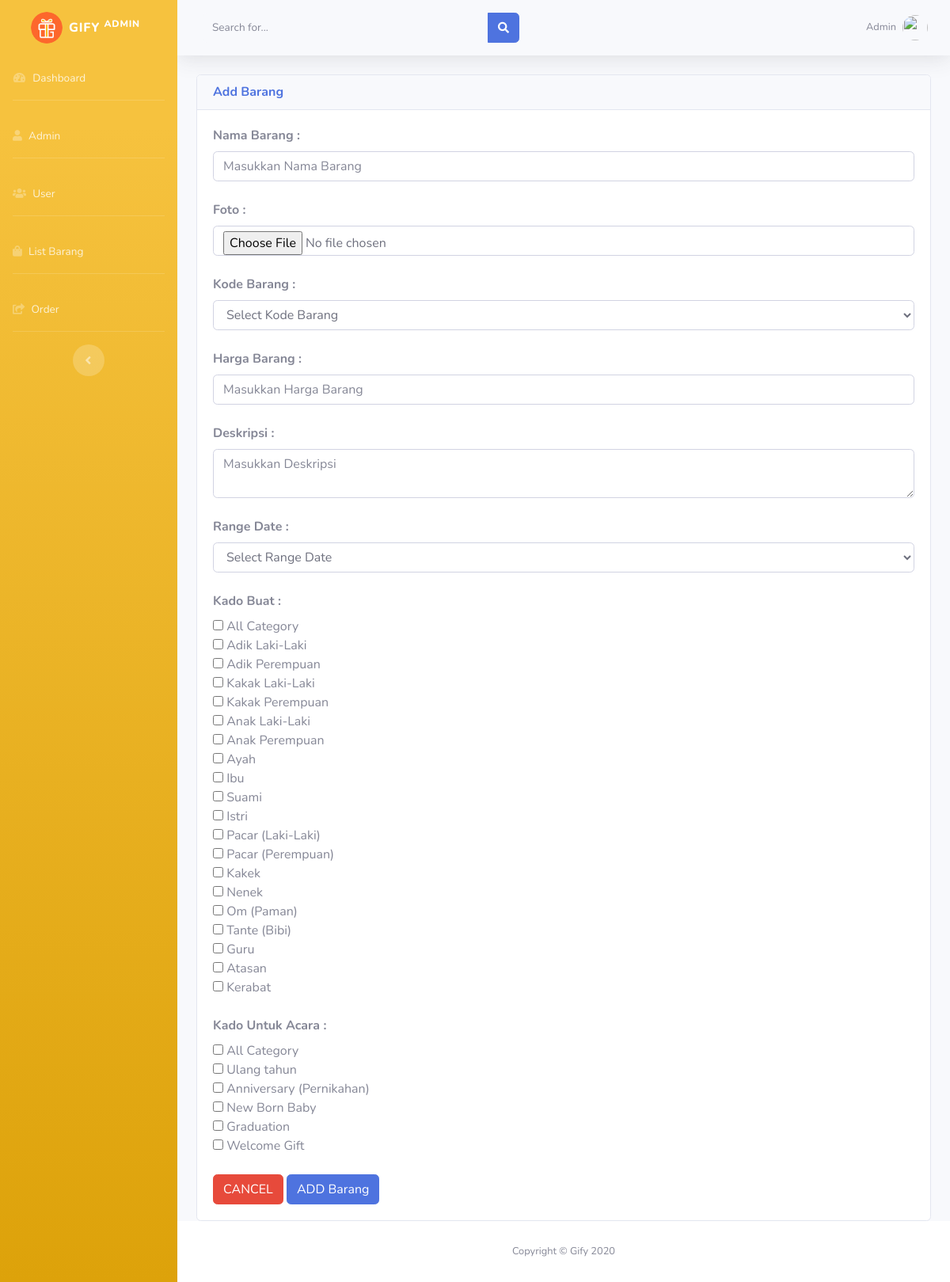
The app's page /add_list.php (signed in) with its own data.
### tables this page shows
CREATE TABLE `tbl_kado_buat` (
  `id` int(11) NOT NULL,
  `sub_category` varchar(200) NOT NULL
);

CREATE TABLE `tbl_kado_untuk_acara` (
  `id` int(11) NOT NULL,
  `untuk_acara` varchar(100) NOT NULL
);

### add_list.php (the view, shortened to what this page needs)
<?php
include('includes/header.php');
include('includes/navbar.php');
?>
<div class="container-fluid">
          <section class="content">
              <div class="row">
                <div class="col-12">
                  <div class="card">
                    <div class="card-header">
                    <h6 class="m-0 font-weight-bold text-primary">Add Barang
                </h6>
                    </div>
                    <div class="card-body">
                    <form action="codes.php" method="POST" enctype="multipart/form-data">
                    <label>Nama Barang :</label>
                    <input type="text" name="nama_barang" class="form-control" placeholder="Masukkan Nama Barang">
                    <br/>
                    <label>Foto :</label>
                    <input type="file" name="photo" class="form-control" placeholder="">
                    <br/>
                    <label>Kode Barang :</label>
                             <div class="from-group">
                              <select name="kode_barang"  class="form-control">
                              <option value="0" disabled selected hidden>Select Kode Barang</option>
                              <?php
                                  include 'database/dbconfig.php';
                                  $que = "SELECT * FROM tbl_kode_barang";
                                  $que1 = mysqli_query($connection, $que);
                                  while ($rows = mysqli_fetch_assoc($que1)) {
                              ?>
                              </div>
                          <?php
                        }
                    ?>
                    <br/>
                    <label>Harga Barang :</label>
                    <input type="text" name="harga" class="form-control" placeholder="Masukkan Harga Barang">
                    <br/>
                    <label>Deskripsi :</label>
                    <textarea type="text" name="deskripsi" class="form-control" placeholder="Masukkan Deskripsi"></textarea>
                    <br/>
                    <label>Range Date :</label>
                    <div class="from-group">
                    <select name="range_date"  class="form-control">
                    <option value="0" disabled selected hidden>Select Range Date</option>
                    <?php
                                  include 'database/dbconfig.php';
                                  $que = "SELECT * FROM tbl_kado_range_date";
                                  $que1 = mysqli_query($connection, $que);
                                  while ($rows = mysqli_fetch_assoc($que1)) {
                              ?>
                              </div>
                          <?php
                        }
                    ?>
                    <br/>
                    <label>Kado Buat :</label>
                    <br/>
                    <?php
                        include 'database/dbconfig.php';
                        $que = "SELECT * FROM tbl_kado_buat";
                        $que = mysqli_query($connection, $que);
                    ?>
                        <input type="checkbox" name="vehicle1" id="select_all" value="<?php echo $rows['sub_category']; ?>">
	                      <span for="vehicle1" id="all">All Category</span><br>
                    <?php
                        while ($rows = mysqli_fetch_assoc($que)) {
                          ?>
                            <input class="checkbo" type="checkbox" name="kado_buat[]" value="<?php echo $rows['sub_category']; ?>">
                            <span for="kado_buat"><?php echo $rows['sub_category'];?></span><br>
                          <?php
                        }
                    ?>
                    <br/>
                    <label>Kado Untuk Acara :</label>
                    <br/>
                    <?php
                        include 'database/dbconfig.php';
                        $que = "SELECT * FROM tbl_kado_untuk_acara";
                        $que = mysqli_query($connection, $que);
                    ?>
                        <input type="checkbox" name="vehicle" id="check" value="<?php echo $rows['untuk_acara']; ?>">
	                      <span for="vehicle1" id="all">All Category</span><br>
                    <?php
                        while ($rows = mysqli_fetch_assoc($que)) {
                          ?>
                            <input class="checkbox" type="checkbox" name="acara[]" value="<?php echo $rows['untuk_acara']; ?>">
                            <span for="kado_buat"><?php echo $rows['untuk_acara'];?></span><br>
                          <?php
                        }
                    ?>
                    <br/>
                      <a type="button" class="btn btn-danger" href="list.php">CANCEL</a>
                      <button type="submit" name="addbarang" class="btn btn-primary">ADD Barang</button>
      <?php
     include('includes/footer.php');
     ?>

### includes/header.php (style rules this page uses)
label { font-weight: bold; }

### records on screen
tbl_kado_buat: sub_category "Adik Laki-Laki"
tbl_kado_buat: sub_category "Adik Perempuan"
tbl_kado_buat: sub_category "Kakak Laki-Laki"
tbl_kado_buat: sub_category "Kakak Perempuan"
tbl_kado_buat: sub_category "Anak Laki-Laki"
tbl_kado_buat: sub_category "Anak Perempuan"
tbl_kado_buat: sub_category "Ayah"
tbl_kado_buat: sub_category "Ibu"
tbl_kado_buat: sub_category "Suami"
tbl_kado_buat: sub_category "Istri"
tbl_kado_buat: sub_category "Pacar (Laki-Laki)"
tbl_kado_buat: sub_category "Pacar (Perempuan)"
tbl_kado_buat: sub_category "Kakek"
tbl_kado_buat: sub_category "Nenek"
tbl_kado_buat: sub_category "Om (Paman)"
tbl_kado_buat: sub_category "Tante (Bibi)"
tbl_kado_buat: sub_category "Guru"
tbl_kado_buat: sub_category "Atasan"
tbl_kado_buat: sub_category "Kerabat"
tbl_kado_untuk_acara: untuk_acara "Ulang tahun"
tbl_kado_untuk_acara: untuk_acara "Anniversary (Pernikahan)"
tbl_kado_untuk_acara: untuk_acara "New Born Baby"
tbl_kado_untuk_acara: untuk_acara "Graduation"
tbl_kado_untuk_acara: untuk_acara "Welcome Gift"

### other values on screen
$_SESSION['username'] "Admin"
